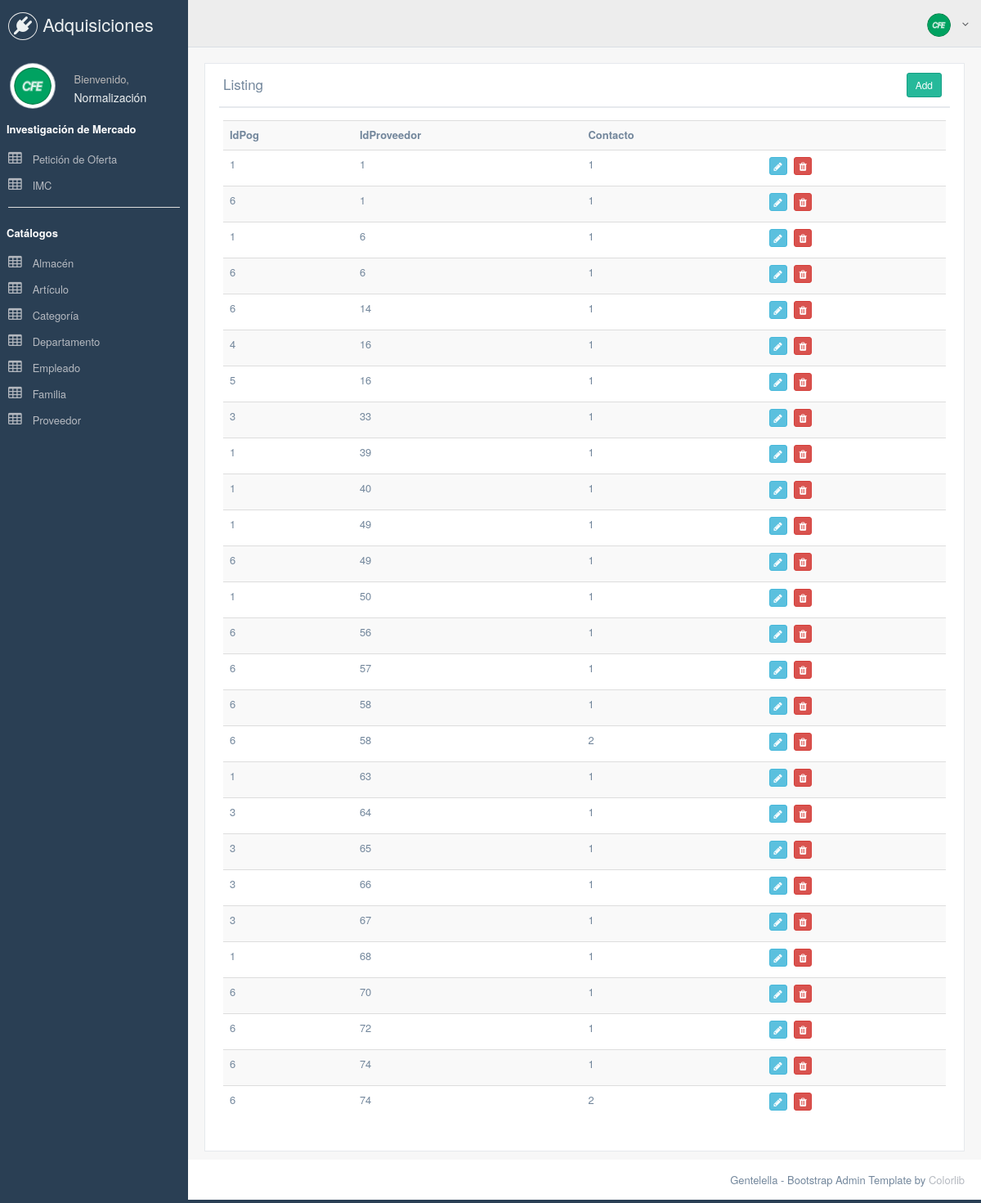
The page /index.php/po_proveedor on the database its author committed.
### tables this page shows
CREATE TABLE `po_proveedor` (
  `idPog` int(11) NOT NULL,
  `idProveedor` int(11) NOT NULL COMMENT '1 = nombre1, 2 = nombre2, 3 = nombre3',
  `contacto` char(1) NOT NULL
);

### application/controllers/Po_proveedor.php (called while the page is built, shortened)
<?php
class Po_proveedor extends CI_Controller{
    function __construct()
    {
        $this->load->model('Poproveedormodel');
    }
    function index()
    {
        $data['listapo_proveedor'] = $this->Poproveedormodel->get_all_listapo_proveedor();
        $data['_view'] = 'po_proveedor/index';
        $this->load->view('layouts/main',$data);
    }
}

### index.php (called while the page is built, shortened)
<?php
require_once BASEPATH.'core/CodeIgniter.php';

### application/models/Poproveedormodel.php (called while the page is built, shortened)
<?php
class Poproveedormodel extends CI_Model
{
    function get_all_listapo_proveedor()
    {
        return $this->db->get('po_proveedor')->result_array();
    }
}

### application/views/po_proveedor/index.php (the view)
<div class="row">
  	<div class="col-md-12 col-sm-12 col-xs-12">
        <div class="x_panel">
          	<div class="x_title">
                <h2>Listing</h2>
                <div class="nav navbar-right">
					<a href="<?php echo site_url('po_proveedor/add'); ?>" class="btn btn-success btn-sm">Add</a>
				</div>
                <div class="clearfix"></div>
          	</div>
          	<div class="x_content">
  				<table class="table table-striped">
				    <tr>
						<th>IdPog</th>
						<th>IdProveedor</th>
						<th>Contacto</th>
						<th></th>
				    </tr>
					<?php foreach($listapo_proveedor as $p){ ?>
				    <tr>
						<td><?php echo $p['idPog']; ?></td>
						<td><?php echo $p['idProveedor']; ?></td>
						<td><?php echo $p['contacto']; ?></td>
						<td>
				            <a href="<?php echo site_url('po_proveedor/edit/'.$p['idPog']); ?>" class="btn btn-info btn-xs"><span class="fa fa-pencil"></span> </a>
				            <a href="<?php echo site_url('po_proveedor/remove/'.$p['idPog']); ?>" class="btn btn-danger btn-xs"><span class="fa fa-trash"></span> </a>
				        </td>
				    </tr>
					<?php } ?>
				</table>
          	</div>
        </div>
  	</div>
</div>

### application/views/layouts/main.php (style rules this page uses)
a { color: #b6bac1; }

### rows shown on the page
po_proveedor: idPog "1", idProveedor "1", contacto "1"
po_proveedor: idPog "6", idProveedor "1", contacto "1"
po_proveedor: idPog "1", idProveedor "6", contacto "1"
po_proveedor: idPog "6", idProveedor "6", contacto "1"
po_proveedor: idPog "6", idProveedor "14", contacto "1"
po_proveedor: idPog "4", idProveedor "16", contacto "1"
po_proveedor: idPog "5", idProveedor "16", contacto "1"
po_proveedor: idPog "3", idProveedor "33", contacto "1"
po_proveedor: idPog "1", idProveedor "39", contacto "1"
po_proveedor: idPog "1", idProveedor "40", contacto "1"
po_proveedor: idPog "1", idProveedor "49", contacto "1"
po_proveedor: idPog "6", idProveedor "49", contacto "1"
po_proveedor: idPog "1", idProveedor "50", contacto "1"
po_proveedor: idPog "6", idProveedor "56", contacto "1"
po_proveedor: idPog "6", idProveedor "57", contacto "1"
po_proveedor: idPog "6", idProveedor "58", contacto "1"
po_proveedor: idPog "6", idProveedor "58", contacto "2"
po_proveedor: idPog "1", idProveedor "63", contacto "1"
po_proveedor: idPog "3", idProveedor "64", contacto "1"
po_proveedor: idPog "3", idProveedor "65", contacto "1"
po_proveedor: idPog "3", idProveedor "66", contacto "1"
po_proveedor: idPog "3", idProveedor "67", contacto "1"
po_proveedor: idPog "1", idProveedor "68", contacto "1"
po_proveedor: idPog "6", idProveedor "70", contacto "1"
po_proveedor: idPog "6", idProveedor "72", contacto "1"
po_proveedor: idPog "6", idProveedor "74", contacto "1"
po_proveedor: idPog "6", idProveedor "74", contacto "2"
